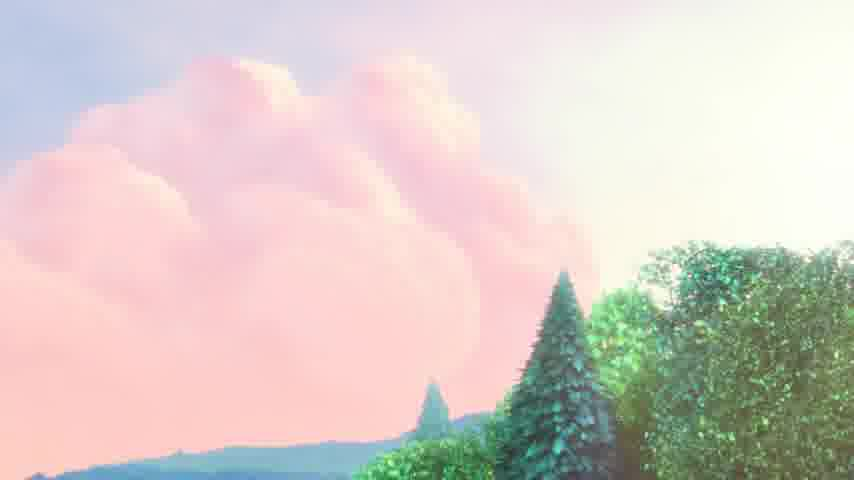
//> input picture Assignment2/Question2/100.jpeg, 854 x 480 px, given in place of the camera
$ ./question5   (built with g++ and OpenCV 4)
//> lines starting //> are read from the running program, lines starting //| are printed output that depends on the picture
/*
 *
 *  Example by Sam Siewert
 *
 *  Created for OpenCV 4.x for Jetson Nano 2g, based upon
 *  https://docs.opencv.org/4.1.1
 *
 *  Tested with JetPack 4.6 which installs OpenCV 4.1.1
 *  (https://developer.nvidia.com/embedded/jetpack)
 *
 *  Based upon earlier simpler-capture examples created
 *  for OpenCV 2.x and 3.x (C and C++ mixed API) which show
 *  how to use OpenCV instead of lower level V4L2 API for the
 *  Linux UVC driver.
 *
 *  Verify your hardware and OS configuration with:
 *  1) lsusb
 *  2) ls -l /dev/video*
 *  3) dmesg | grep UVC
 *
 *  Note that OpenCV 4.x only supports the C++ API
 *
 */
#include <stdio.h>
#include <stdlib.h>
#include <iostream>
#include <string>

#include <opencv2/core/core.hpp>
#include <opencv2/highgui/highgui.hpp>
#include <opencv2/imgproc/imgproc.hpp>


using namespace cv;
using namespace std;

// See www.asciitable.com
#define ESCAPE_KEY (27)
#define SYSTEM_ERROR (-1)

#define HEIGHT 480
#define WIDTH  320

#define XPOS1   50
#define YPOS1   50
#define XPOS2   800
#define YPOS2   600

void CannyEdgeDetection(Mat frame, int threshold1, int threshold2);
void SobelEdgeDetection(Mat frame);

int main()
{

   VideoCapture cam0(0);
   //namedWindow("video_display");
   char winInput;

   if (!cam0.isOpened())
   {
       exit(SYSTEM_ERROR);
   }

   int threshold1 = 10;

   int threshold2 = 10;

   cam0.set(CAP_PROP_FRAME_WIDTH, 640);
   cam0.set(CAP_PROP_FRAME_HEIGHT, 480);

   char currentInput = 0;
   char previousInput = 0;

   char checkInput;
   bool valueUpdated = false;

   int currentMode = 0;
   char noInput;

   currentInput = 'n';

   while (1)
   {
      Mat frame;
      cam0.read(frame);
//> frame is the input picture: 480 rows x 854 cols, CV_8UC3; mean B, G, R 199.1, 204.6, 216.2

      if(currentInput == 'c')
      {
          currentMode = 1;
      }
      else if(currentInput == 's')
      {
          currentMode = 2;
      }
      else if(currentInput == 'n')
      {
          currentMode = 3;
      }
      else if(currentInput == ESCAPE_KEY)
      {
          break;
      }

      if(currentMode == 1)
      {
          //destroyAllWindows();
          CannyEdgeDetection(frame, threshold1, threshold2);
      }
      else if(currentMode == 2)
      {
        //destroyAllWindows();
	    SobelEdgeDetection(frame);
      }
      else if(currentMode == 3)
      {
          imshow("Input", frame);
          moveWindow("Input" , XPOS1,YPOS1);
          imshow("Output", frame);
          moveWindow("Output" , XPOS2,YPOS1);
      }

      currentInput = waitKey(1000);
//> the key 'c' is pressed
//> in CannyEdgeDetection, `cv::cvtColor(frame , img_gray , cv::COLOR_BGR2GRAY);`:
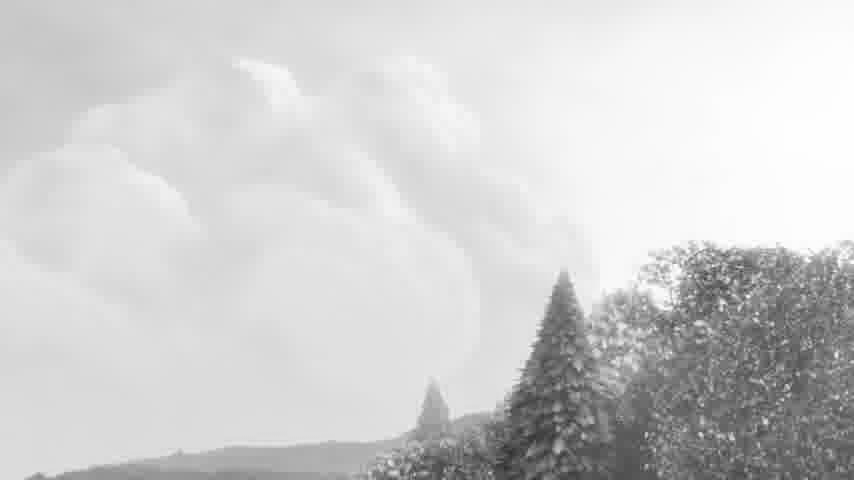
//> img_gray: 480 rows x 854 cols, CV_8UC1; min 43, max 254, mean 207.5
//> in CannyEdgeDetection, `cv::Canny(img_blur, canny_frame , threshold1 , threshold2 , 3);`:
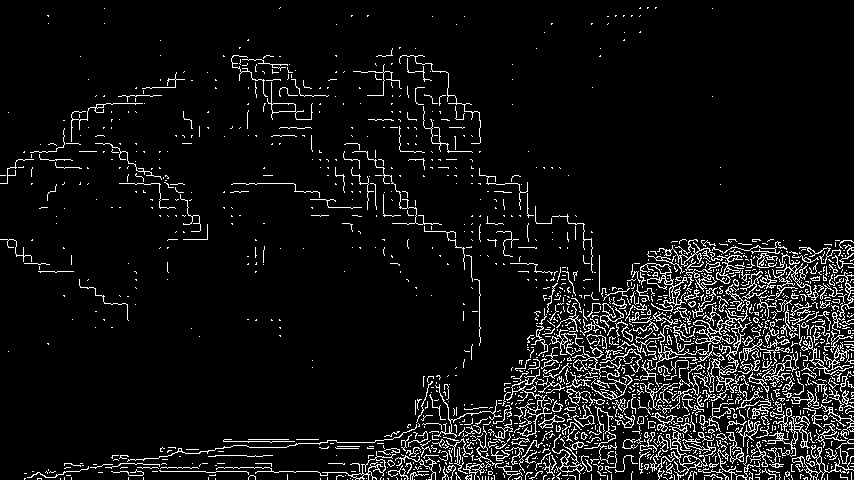
//> canny_frame: 480 rows x 854 cols, CV_8UC1; 7.3% white in thin lines or dots
//> the key 'n' is pressed
//> the Esc key is pressed

   }

   destroyAllWindows();
   cam0.release();
   return 0;


};

void CannyEdgeDetection(Mat frame, int threshold1, int threshold2)
{
      //Mat frame;
      Mat img_gray;
      Mat img_blur;
      Mat canny_frame;

      //cam0.read(frame);
      //imshow("Original", frame);

      cv::cvtColor(frame , img_gray , cv::COLOR_BGR2GRAY);
      cv::GaussianBlur(img_gray , img_blur, Size(3,3), 0);

      cv::Canny(img_blur, canny_frame , threshold1 , threshold2 , 3);

    // [4 lines of commented-out code are left out]


      imshow("Input", frame);
      moveWindow("Input" , XPOS1,YPOS1);
      imshow("Output", canny_frame);
      moveWindow("Output" , XPOS2,YPOS1);
}


// [41 lines left out: function SobelEdgeDetection, not called in this run]
